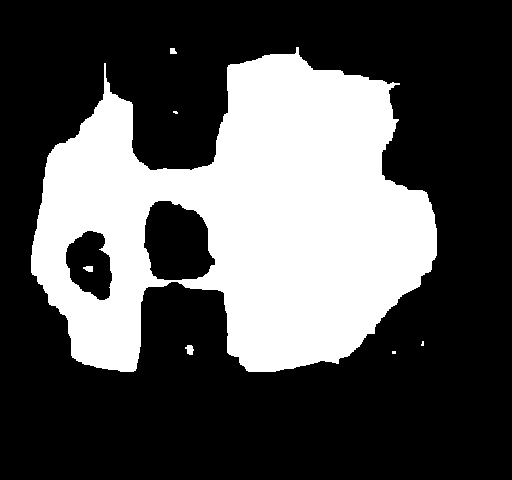
#> input picture b.jpg, 512 x 480 px
$ jupyter execute Image-Erosion_Dilation_Open_Close.ipynb   (shell and % lines are left out)
#> lines starting #> are read from the running program, lines starting #| are printed output that depends on the picture
[cell 1]
import numpy as np
import cv2
import matplotlib.pyplot as plt

## 侵蝕(Erosion)

[cell 2]
img = cv2.imread('b.jpg')
#> img is the input picture: shape (480, 512, 3); min 0, max 255, mean 82.3

[cell 3]
kernel = np.ones((5,5), np.uint8)
erosin = cv2.erode(img, kernel, iterations=1)

plt.figure(figsize=(10,5))
plt.subplot(1,2,1)
plt.imshow(img)
plt.subplot(1,2,2)
plt.imshow(erosin)

[cell 4]
#迭代次數
plt.figure(figsize=(10,8))
for i in range(4):
    erosin = cv2.erode(img, kernel, iterations=i+1)
    plt.subplot(2,2,i+1)
    plt.title("iteration:"+ str(i+1))
    plt.imshow(erosin)
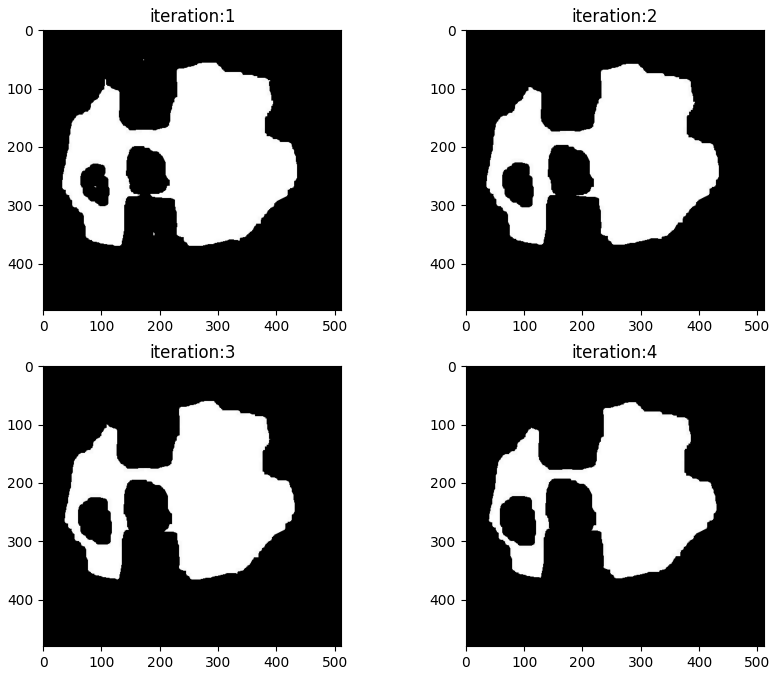
#> figure drawn by matplotlib, 4 panels

## 膨脹(Dilation)

[cell 5]
img = cv2.imread('a.jpg')
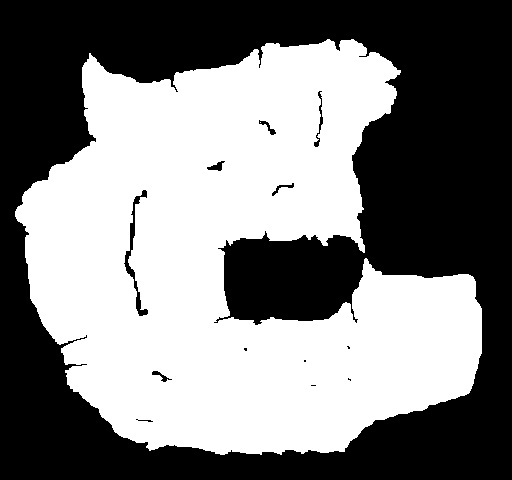
#> input picture a.jpg, 512 x 480 px
#> img is the input picture: shape (480, 512, 3); min 0, max 255, mean 127.6

[cell 6]
kernel = np.ones((5,5), np.uint8)
dilation = cv2.dilate(img, kernel, iterations=2)

plt.figure(figsize=(10,5))
plt.subplot(1,2,1)
plt.imshow(img)
plt.subplot(1,2,2)
plt.imshow(dilation)

[cell 7]
#迭代次數
plt.figure(figsize=(10,8))
for i in range(4):
    dilation = cv2.dilate(img, kernel, iterations=i+1)
    plt.subplot(2,2,i+1)
    plt.title("iteration:"+ str(i+1))
    plt.imshow(dilation)
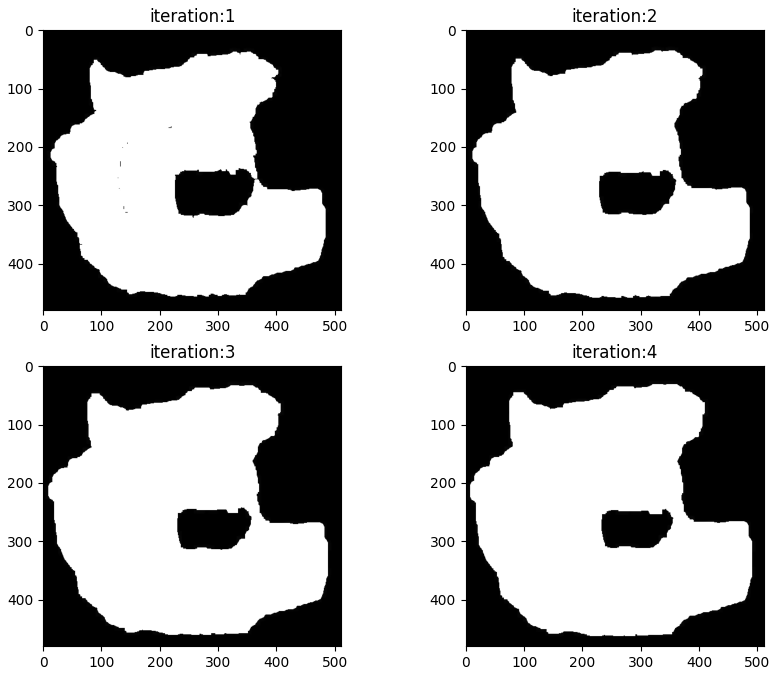
#> figure drawn by matplotlib, 4 panels

## 開運算及避運算(Opening & Closing)

[cell 8]
img = cv2.imread('c.jpg')
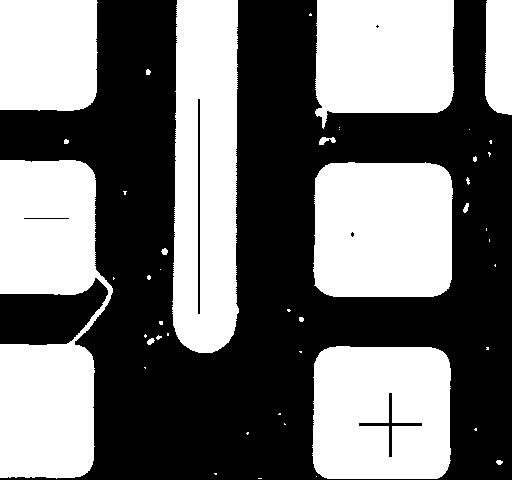
#> input picture c.jpg, 512 x 480 px
#> img is the input picture: shape (480, 512, 3); min 0, max 255, mean 115.5
plt.imshow(img)

[cell 9]
kernel = np.ones((5,5), np.uint8)
opening = cv2.morphologyEx(img, cv2.MORPH_OPEN, kernel, iterations=1)
closing = cv2.morphologyEx(img, cv2.MORPH_CLOSE, kernel, iterations=1)

plt.figure(figsize=(12,12))
plt.subplot(2,2,1)
plt.title('Original')
plt.imshow(img)
plt.subplot(2,2,3)
plt.title('Opening')
plt.imshow(opening)
plt.subplot(2,2,4)
plt.title('Closing')
plt.imshow(closing)

## 梯度運算

[cell 10]
img = cv2.imread('d.jpg')
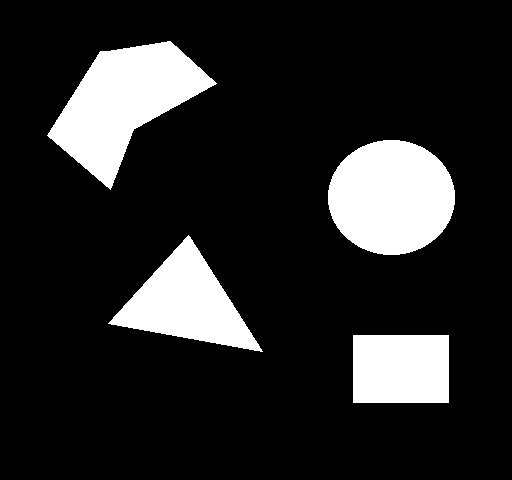
#> input picture d.jpg, 512 x 480 px
#> img is the input picture: shape (480, 512, 3); min 0, max 255, mean 39.3

kernel = np.ones((3,3), np.uint8)
dilation = cv2.dilate(img, kernel, iterations=3)
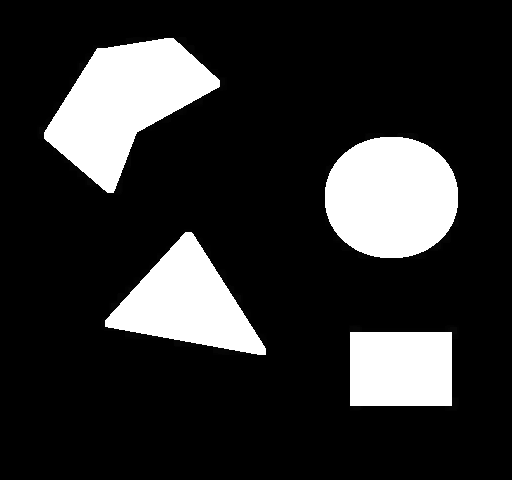
#> dilation: shape (480, 512, 3); min 0, max 255, mean 45.8
erosion = cv2.erode(img, kernel, iterations=3)
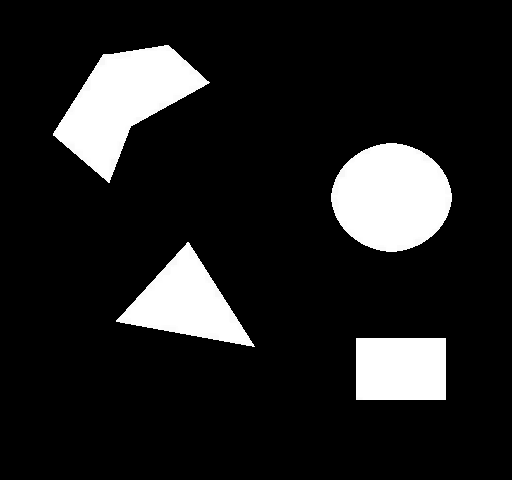
#> erosion: shape (480, 512, 3); min 0, max 255, mean 33.3

#膨脹 - 侵蝕
img_grad = dilation - erosion
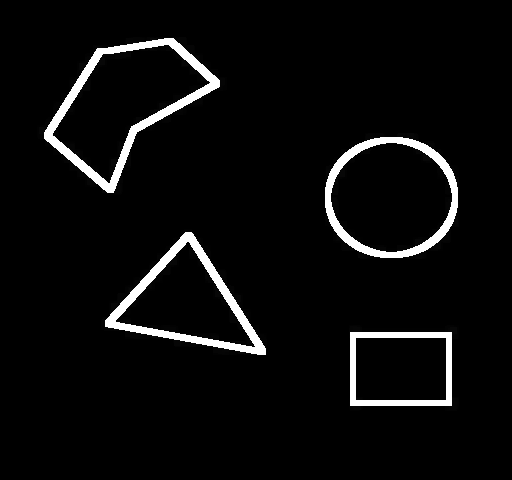
#> img_grad: shape (480, 512, 3); min 0, max 255, mean 12.5

plt.subplot(121)
plt.imshow(img)
plt.subplot(122)
plt.imshow(img_grad)

[cell 11]
#morphology
gradient = cv2.morphologyEx(img, cv2.MORPH_GRADIENT, kernel, iterations=2)
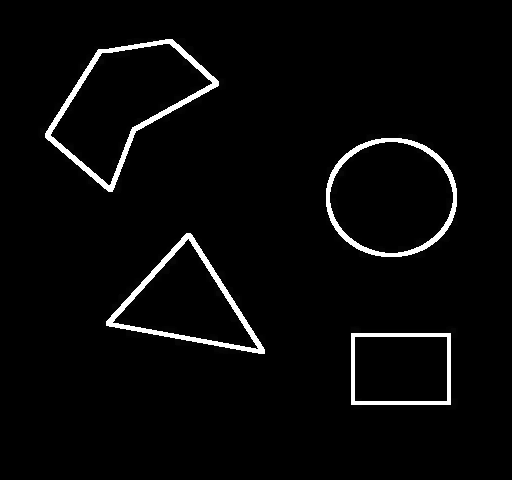
#> gradient: shape (480, 512, 3); min 0, max 255, mean 8.4
plt.imshow(gradient)

## 頂帽(Top Hat) = 原圖像 - 開運算圖像
## 黑帽(Black Hat) = 閉運算圖像 - 原圖像

[cell 12]
img = cv2.imread('c.jpg')

[cell 13]
kernel = np.ones((3,3), np.uint8)
#頂帽(Top Hat) = 原圖像 - 開運算圖像
opening = cv2.morphologyEx(img, cv2.MORPH_OPEN, kernel, iterations=3)
tophat = cv2.morphologyEx(img, cv2.MORPH_TOPHAT, kernel, iterations=3)
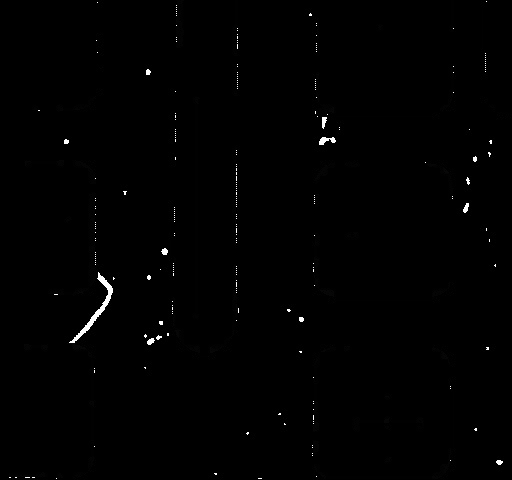
#> tophat: shape (480, 512, 3); min 0, max 255, mean 1.4

plt.figure(figsize=(12,10))
plt.subplot(221)
plt.title('Original')
plt.imshow(img)
plt.subplot(223)
plt.title('opening')
plt.imshow(opening)
plt.subplot(224)
plt.title('TopHat')
plt.imshow(tophat)

[cell 14]
#黑帽(Black Hat) = 閉運算圖像 - 原圖像

closing = cv2.morphologyEx(img, cv2.MORPH_CLOSE, kernel, iterations=3)
blackhat = cv2.morphologyEx(img, cv2.MORPH_BLACKHAT, kernel, iterations=3)

plt.figure(figsize=(12,10))
plt.subplot(221)
plt.title('Original')
plt.imshow(img)
plt.subplot(223)
plt.title('closing')
plt.imshow(closing)
plt.subplot(224)
plt.title('blackhat')
plt.imshow(blackhat)
